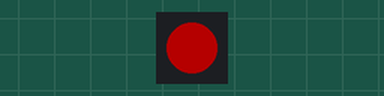
Simulated run of this program. Board: Raspberry Pi Pico running CircuitPython. Parts: 1 RGB LEDs in strip order, left to right. Dim RGB values are drawn brighter than linear.

Above: at 0.5 s.
At 1.5 s:
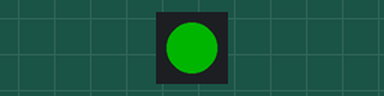
At 5.5 s:
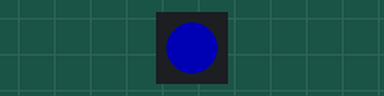
Timing chart, 0 to 6.9 s (numbered marks = the images above):
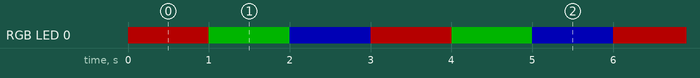

The program:

cycle_neopixel.py
```python
#!/usr/bin/env -S uv run
"""cycle_neopixel.py

Cycle NeoPixel through colors
"""

# Uses (1) Adafruit NeoPixel
# https://www.adafruit.com/product/1558

import os

os.environ.setdefault("BLINKA_U2IF", "1")

import time

import board
import neopixel

# Initialize Adafruit NeoPixel object
pixel = neopixel.NeoPixel(board.GP22, 1, brightness=0.25)

# Turn off the NeoPixel off (set its color to BLACK)
pixel[0] = (0, 0, 0)

while True:
    pixel[0] = (255, 0, 0)  # RGB triplet for pure RED
    time.sleep(1)
    pixel[0] = (0, 255, 0)  # RGB triplet for pure GREEN
    time.sleep(1)
    pixel[0] = (0, 0, 255)  # RGB triplet for pure BLUE
    time.sleep(1)
```

Measured:
- by itself, RGB LED 0: repeats every 3.0 s: RGB(0, 63, 0) 1.0 s, RGB(0, 0, 63) 1.0 s, RGB(63, 0, 0) 1.0 s
- by itself, everything shown: repeats every 3.0 s, in 3 steps
